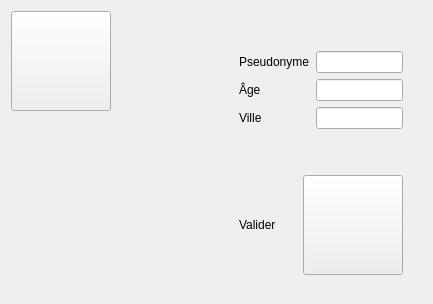
      <widget class="QWidget" name="userInfoPage">
       <layout class="QHBoxLayout" name="horizontalLayout_9" stretch="1,1">
        <item>
         <layout class="QHBoxLayout" name="horizontalLayout_7">
          <item>
           <layout class="QVBoxLayout" name="verticalLayout_4">
            <item>
             <widget class="QPushButton" name="pushButton_6">
              <property name="sizePolicy">
               <sizepolicy hsizetype="Fixed" vsizetype="Fixed">
                <horstretch>0</horstretch>
                <verstretch>0</verstretch>
               </sizepolicy>
              </property>
              <property name="minimumSize">
               <size>
                <width>100</width>
                <height>100</height>
               </size>
              </property>
              <property name="styleSheet">
               <string notr="true">QPushButton {
	border-image: url(:/images/buttons/up_button.png);
}

QPushButton:hover {
	border-image: url(:/images/buttons/up_button_hovered.png);
}

QPushButton:pressed {
	border-image: url(:/images/buttons/up_button_pressed.png);	
}

</string>
              </property>
             </widget>
            </item>
            <item>
             <spacer name="verticalSpacer_10">
              <property name="orientation">
               <enum>Qt::Vertical</enum>
              </property>
              <property name="sizeHint" stdset="0">
               <size>
                <width>20</width>
                <height>40</height>
               </size>
              </property>
             </spacer>
            </item>
           </layout>
          </item>
          <item>
           <spacer name="horizontalSpacer_9">
            <property name="orientation">
             <enum>Qt::Horizontal</enum>
            </property>
            <property name="sizeHint" stdset="0">
             <size>
              <width>40</width>
              <height>20</height>
             </size>
            </property>
           </spacer>
          </item>
         </layout>
        </item>
        <item>
         <layout class="QHBoxLayout" name="horizontalLayout_8">
          <item>
           <spacer name="horizontalSpacer_10">
            <property name="orientation">
             <enum>Qt::Horizontal</enum>
            </property>
            <property name="sizeHint" stdset="0">
             <size>
              <width>40</width>
              <height>20</height>
             </size>
            </property>
           </spacer>
          </item>
          <item>
           <layout class="QVBoxLayout" name="verticalLayout_3">
            <item>
             <spacer name="verticalSpacer_7">
              <property name="orientation">
               <enum>Qt::Vertical</enum>
              </property>
              <property name="sizeHint" stdset="0">
               <size>
                <width>20</width>
                <height>40</height>
               </size>
              </property>
             </spacer>
            </item>
            <item>
             <layout class="QFormLayout" name="formLayout">
              <item row="0" column="0">
               <widget class="QLabel" name="label_3">
                <property name="text">
                 <string>Pseudonyme</string>
                </property>
               </widget>
              </item>
              <item row="0" column="1">
               <widget class="QLineEdit" name="nicknameLineEdit"/>
              </item>
              <item row="1" column="0">
               <widget class="QLabel" name="label_4">
                <property name="text">
                 <string>Âge</string>
                </property>
               </widget>
              </item>
              <item row="1" column="1">
               <widget class="QLineEdit" name="ageLineEdit"/>
              </item>
              <item row="2" column="0">
               <widget class="QLabel" name="label_5">
                <property name="text">
                 <string>Ville</string>
                </property>
               </widget>
              </item>
              <item row="2" column="1">
               <widget class="QLineEdit" name="cityLineEdit"/>
              </item>
             </layout>
            </item>
            <item>
             <spacer name="verticalSpacer_8">
              <property name="orientation">
               <enum>Qt::Vertical</enum>
              </property>
              <property name="sizeHint" stdset="0">
               <size>
                <width>20</width>
                <height>40</height>
               </size>
              </property>
             </spacer>
            </item>
            <item>
             <layout class="QHBoxLayout" name="horizontalLayout_6">
              <item>
               <widget class="QLabel" name="label_6">
                <property name="text">
                 <string>Valider</string>
                </property>
               </widget>
              </item>
              <item>
               <spacer name="horizontalSpacer_8">
                <property name="orientation">
                 <enum>Qt::Horizontal</enum>
                </property>
                <property name="sizeHint" stdset="0">
                 <size>
                  <width>40</width>
                  <height>20</height>
                 </size>
                </property>
               </spacer>
              </item>
              <item>
               <widget class="QPushButton" name="pushButton_5">
                <property name="sizePolicy">
                 <sizepolicy hsizetype="Fixed" vsizetype="Fixed">
                  <horstretch>0</horstretch>
                  <verstretch>0</verstretch>
                 </sizepolicy>
                </property>
                <property name="minimumSize">
                 <size>
                  <width>100</width>
                  <height>100</height>
                 </size>
                </property>
                <property name="styleSheet">
                 <string notr="true">QPushButton {
	border-image: url(:/images/buttons/validate_button.png);
}

QPushButton:hover {
	border-image: url(:/images/buttons/validate_button_hovered.png);
}

QPushButton:pressed {
	border-image: url(:/images/buttons/validate_button_pressed.png);	
}

</string>
                </property>
                <property name="text">
                 <string/>
                </property>
               </widget>
              </item>
             </layout>
            </item>
            <item>
             <spacer name="verticalSpacer_9">
              <property name="orientation">
               <enum>Qt::Vertical</enum>
              </property>
              <property name="sizeHint" stdset="0">
               <size>
                <width>20</width>
                <height>18</height>
               </size>
              </property>
             </spacer>
            </item>
           </layout>
          </item>
          <item>
           <spacer name="horizontalSpacer_11">
            <property name="orientation">
             <enum>Qt::Horizontal</enum>
            </property>
            <property name="sizeHint" stdset="0">
             <size>
              <width>40</width>
              <height>20</height>
             </size>
            </property>
           </spacer>
          </item>
         </layout>
        </item>
       </layout>
      </widget>
